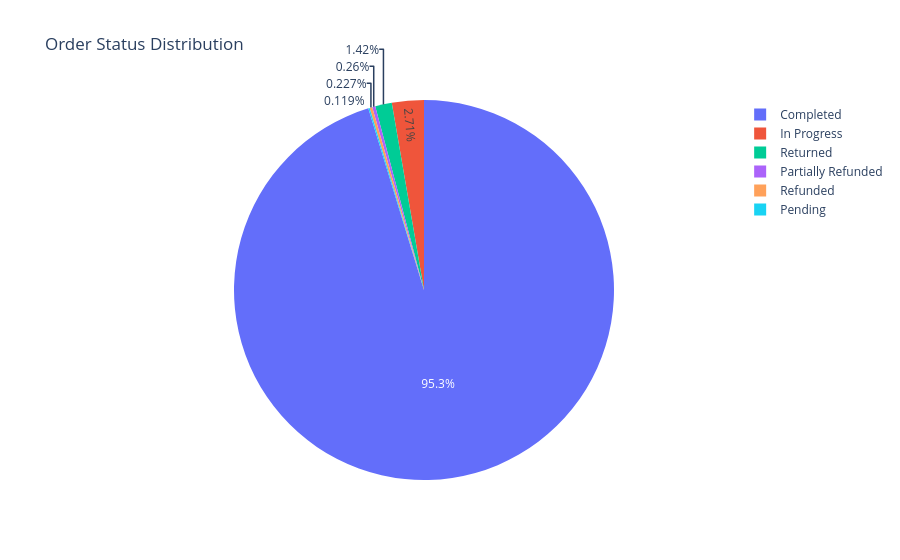

The notebook cell this image was saved under:
### Code cell
fig= px.pie(
    sales_status(clean_orders),
    names='sales_status',
    values='orders_count',
    title="Order Status Distribution",
)
fig.show()

### Figure 1 — Plotly figure (JSON) as saved in the notebook; plotly's stock layout.template omitted (floating-point values rounded to 4 significant figures)
{"data": [{"domain": {"x": [0.0, 1.0], "y": [0.0, 1.0]}, "hovertemplate": "sales_status=%{label}<br>orders_count=%{value}<extra></extra>", "labels": ["Completed", "In Progress", "Partially Refunded", "Pending", "Refunded", "Returned"], "legendgroup": "", "name": "", "showlegend": true, "type": "pie", "values": [8807, 251, 24, 11, 21, 131]}], "layout": {"legend": {"tracegroupgap": 0}, "title": {"text": "Order Status Distribution"}}}
